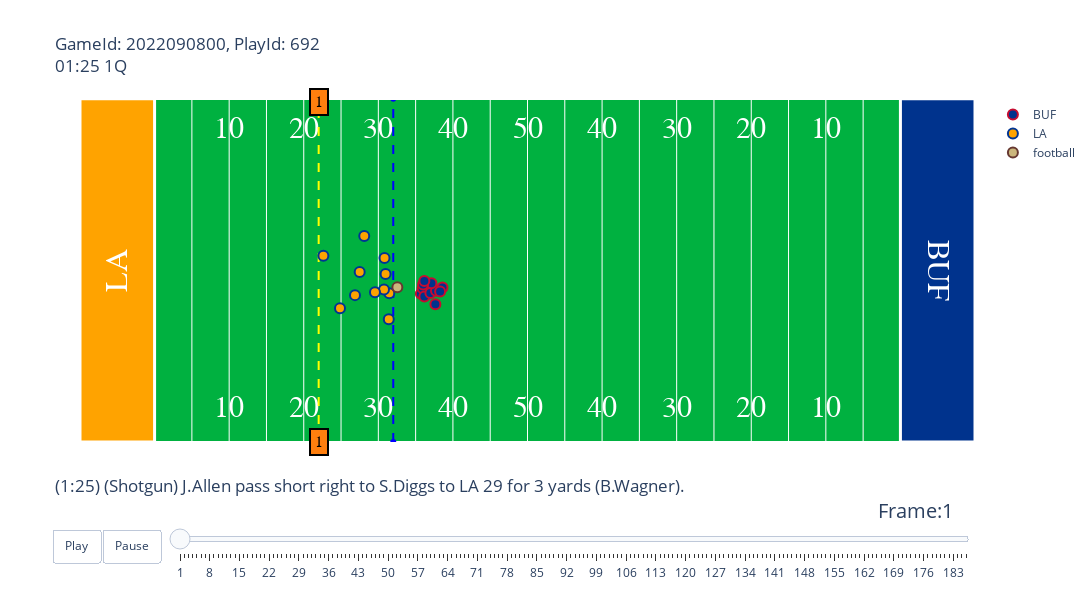

Notebook cell for this chart:
### Markdown cell above
Testing animation

### Code cell
gid = 2022090800
pid = 692

animate.animate_play(games=games, tracking_df=tracking_df, play_df=plays, players=players, gameId=gid, playId=pid)

### Figure 1 — Plotly figure (JSON) as saved in the notebook; plotly's stock layout.template omitted (floating-point values rounded to 4 significant figures)
{"data": [{"hoverinfo": "none", "mode": "text", "showlegend": false, "text": ["10", "20", "30", "40", "50", "40", "30", "20", "10"], "textfont": {"color": "#ffffff", "family": "Courier New, monospace", "size": 30}, "type": "scatter", "x": [20, 30, 40, 50, 60, 70, 80, 90, 100], "y": [5, 5, 5, 5, 5, 5, 5, 5, 5]}, {"hoverinfo": "none", "mode": "text", "showlegend": false, "text": ["10", "20", "30", "40", "50", "40", "30", "20", "10"], "textfont": {"color": "#ffffff", "family": "Courier New, monospace", "size": 30}, "type": "scatter", "x": [20, 30, 40, 50, 60, 70, 80, 90, 100], "y": [48.5, 48.5, 48.5, 48.5, 48.5, 48.5, 48.5, 48.5, 48.5]}, {"hoverinfo": "none", "line": {"color": "blue", "dash": "dash"}, "showlegend": false, "type": "scatter", "x": [42, 42], "y": [0, 53.5]}, {"hoverinfo": "none", "line": {"color": "yellow", "dash": "dash"}, "showlegend": false, "type": "scatter", "x": [32, 32], "y": [0, 53.5]}, {"fill": "toself", "fillcolor": "#FFA300", "hoverinfo": "skip", "line": {"color": "white", "width": 3}, "mode": "lines", "opacity": 1, "showlegend": false, "type": "scatter", "x": [0, 0, 10, 10, 0], "y": [0, 53.5, 53.5, 0, 0]}, {"fill": "toself", "fillcolor": "#00338D", "hoverinfo": "skip", "line": {"color": "white", "width": 3}, "mode": "lines", "opacity": 1, "showlegend": false, "type": "scatter", "x": [110, 110, 120, 120, 110], "y": [0, 53.5, 53.5, 0, 0]}, {"hoverinfo": "text", "hovertext": ["nflId:35472<br>displayName:Rodger Saffold<br>Player Speed:0.179 MPH", "nflId:42392<br>displayName:Mitch Morse<br>Player Speed:0.492 MPH", "nflId:42489<br>displayName:Stefon Diggs<br>Player Speed:3.646 MPH", "nflId:44875<br>displayName:Dion Dawkins<br>Player Speed:1.365 MPH", "nflId:46076<br>displayName:Josh Allen<br>Player Speed:0.0 MPH", "nflId:47857<br>displayName:Devin Singletary<br>Player Speed:2.013 MPH", "nflId:48011<br>displayName:Tommy Sweeney<br>Player Speed:0.761 MPH", "nflId:48512<br>displayName:Ryan Bates<br>Player Speed:0.067 MPH", "nflId:52536<br>displayName:Gabe Davis<br>Player Speed:2.125 MPH", "nflId:53079<br>displayName:Reggie Gilliam<br>Player Speed:5.48 MPH", "nflId:53522<br>displayName:Spencer Brown<br>Player Speed:2.349 MPH"], "marker": {"color": "#00338D", "line": {"color": "#C60C30", "width": 2}, "size": 10}, "mode": "markers", "name": "BUF", "type": "scatter", "x": [45.7, 45.94, 47.65, 46.17, 46.98, 47.73, 47.12, 46, 48.6, 48.28, 46.17], "y": [23.11, 23.95, 21.48, 22.67, 23.21, 23.58, 24.75, 24.55, 24.08, 23.47, 25.09]}, {"hoverinfo": "text", "hovertext": ["nflId:38577<br>displayName:Bobby Wagner<br>Player Speed:0.022 MPH", "nflId:43294<br>displayName:Jalen Ramsey<br>Player Speed:7.427 MPH", "nflId:43335<br>displayName:A'Shawn Robinson<br>Player Speed:0.045 MPH", "nflId:47844<br>displayName:Taylor Rapp<br>Player Speed:1.969 MPH", "nflId:47862<br>displayName:David Long<br>Player Speed:0.582 MPH", "nflId:47917<br>displayName:Greg Gaines<br>Player Speed:0.693 MPH", "nflId:47939<br>displayName:Justin Hollins<br>Player Speed:1.655 MPH", "nflId:48026<br>displayName:Nick Scott<br>Player Speed:1.566 MPH", "nflId:48770<br>displayName:Marquise Copeland<br>Player Speed:1.118 MPH", "nflId:52492<br>displayName:Terrell Lewis<br>Player Speed:0.089 MPH", "nflId:53532<br>displayName:Ernest Jones<br>Player Speed:2.863 MPH"], "marker": {"color": "#FFA300", "line": {"color": "#003594", "width": 2}, "size": 10}, "mode": "markers", "name": "LA", "type": "scatter", "x": [37.5, 36.87, 41.47, 34.86, 38.11, 40.76, 41.4, 32.63, 40.97, 40.83, 39.55], "y": [26.48, 22.89, 23.2, 20.86, 32.11, 23.75, 19.14, 29.03, 26.18, 28.67, 23.33]}, {"hoverinfo": "none", "marker": {"color": "#CBB67C", "line": {"color": "#663831", "width": 2}, "size": 10}, "mode": "markers", "name": "football", "type": "scatter", "x": [42.55], "y": [24.13]}], "layout": {"annotations": [{"align": "center", "bgcolor": "#ff7f0e", "bordercolor": "black", "borderpad": 4, "borderwidth": 2, "font": {"color": "black", "family": "Courier New, monospace", "size": 16}, "opacity": 1, "showarrow": false, "text": "1", "x": 32, "y": 0}, {"align": "center", "bgcolor": "#ff7f0e", "bordercolor": "black", "borderpad": 4, "borderwidth": 2, "font": {"color": "black", "family": "Courier New, monospace", "size": 16}, "opacity": 1, "showarrow": false, "text": "1", "x": 32, "y": 53}, {"font": {"color": "White", "family": "Courier New, monospace", "size": 32}, "showarrow": false, "text": "LA", "textangle": -90, "x": 5, "y": 26.75}, {"font": {"color": "White", "family": "Courier New, monospace", "size": 32}, "showarrow": false, "text": "BUF", "textangle": 90, "x": 115, "y": 26.75}], "autosize": false, "height": 600, "plot_bgcolor": "#00B140", "sliders": [{"active": 0, "currentvalue": {"font": {"size": 20}, "prefix": "Frame:", "visible": true, "xanchor": "right"}, "len": 0.9, "pad": {"b": 10, "t": 50}, "steps": [{"args": [[1], {"frame": {"duration": 100, "redraw": false}, "mode": "immediate", "transition": {"duration": 0}}], "label": "1", "method": "animate"}, {"args": [[2], {"frame": {"duration": 100, "redraw": false}, "mode": "immediate", "transition": {"duration": 0}}], "label": "2", "method": "animate"}, {"args": [[3], {"frame": {"duration": 100, "redraw": false}, "mode": "immediate", "transition": {"duration": 0}}], "label": "3", "method": "animate"}, {"args": [[4], {"frame": {"duration": 100, "redraw": false}, "mode": "immediate", "transition": {"duration": 0}}], "label": "4", "method": "animate"}, {"args": [[5], {"frame": {"duration": 100, "redraw": false}, "mode": "immediate", "transition": {"duration": 0}}], "label": "5", "method": "animate"}, {"args": [[6], {"frame": {"duration": 100, "redraw": false}, "mode": "immediate", "transition": {"duration": 0}}], "label": "6", "method": "animate"}, {"args": [[7], {"frame": {"duration": 100, "redraw": false}, "mode": "immediate", "transition": {"duration": 0}}], "label": "7", "method": "animate"}, {"args": [[8], {"frame": {"duration": 100, "redraw": false}, "mode": "immediate", "transition": {"duration": 0}}], "label": "8", "method": "animate"}, {"args": [[9], {"frame": {"duration": 100, "redraw": false}, "mode": "immediate", "transition": {"duration": 0}}], "label": "9", "method": "animate"}, {"args": [[10], {"frame": {"duration": 100, "redraw": false}, "mode": "immediate", "transition": {"duration": 0}}], "label": "10", "method": "animate"}, {"args": [[11], {"frame": {"duration": 100, "redraw": false}, "mode": "immediate", "transition": {"duration": 0}}], "label": "11", "method": "animate"}, {"args": [[12], {"frame": {"duration": 100, "redraw": false}, "mode": "immediate", "transition": {"duration": 0}}], "label": "12", "method": "animate"}, {"args": [[13], {"frame": {"duration": 100, "redraw": false}, "mode": "immediate", "transition": {"duration": 0}}], "label": "13", "method": "animate"}, {"args": [[14], {"frame": {"duration": 100, "redraw": false}, "mode": "immediate", "transition": {"duration": 0}}], "label": "14", "method": "animate"}, {"args": [[15], {"frame": {"duration": 100, "redraw": false}, "mode": "immediate", "transition": {"duration": 0}}], "label": "15", "method": "animate"}, {"args": [[16], {"frame": {"duration": 100, "redraw": false}, "mode": "immediate", "transition": {"duration": 0}}], "label": "16", "method": "animate"}, {"args": [[17], {"frame": {"duration": 100, "redraw": false}, "mode": "immediate", "transition": {"duration": 0}}], "label": "17", "method": "animate"}, {"args": [[18], {"frame": {"duration": 100, "redraw": false}, "mode": "immediate", "transition": {"duration": 0}}], "label": "18", "method": "animate"}, {"args": [[19], {"frame": {"duration": 100, "redraw": false}, "mode": "immediate", "transition": {"duration": 0}}], "label": "19", "method": "animate"}, {"args": [[20], {"frame": {"duration": 100, "redraw": false}, "mode": "immediate", "transition": {"duration": 0}}], "label": "20", "method": "animate"}, {"args": [[21], {"frame": {"duration": 100, "redraw": false}, "mode": "immediate", "transition": {"duration": 0}}], "label": "21", "method": "animate"}, {"args": [[22], {"frame": {"duration": 100, "redraw": false}, "mode": "immediate", "transition": {"duration": 0}}], "label": "22", "method": "animate"}, {"args": [[23], {"frame": {"duration": 100, "redraw": false}, "mode": "immediate", "transition": {"duration": 0}}], "label": "23", "method": "animate"}, {"args": [[24], {"frame": {"duration": 100, "redraw": false}, "mode": "immediate", "transition": {"duration": 0}}], "label": "24", "method": "animate"}, {"args": [[25], {"frame": {"duration": 100, "redraw": false}, "mode": "immediate", "transition": {"duration": 0}}], "label": "25", "method": "animate"}, {"args": [[26], {"frame": {"duration": 100, "redraw": false}, "mode": "immediate", "transition": {"duration": 0}}], "label": "26", "method": "animate"}, {"args": [[27], {"frame": {"duration": 100, "redraw": false}, "mode": "immediate", "transition": {"duration": 0}}], "label": "27", "method": "animate"}, {"args": [[28], {"frame": {"duration": 100, "redraw": false}, "mode": "immediate", "transition": {"duration": 0}}], "label": "28", "method": "animate"}, {"args": [[29], {"frame": {"duration": 100, "redraw": false}, "mode": "immediate", "transition": {"duration": 0}}], "label": "29", "method": "animate"}, {"args": [[30], {"frame": {"duration": 100, "redraw": false}, "mode": "immediate", "transition": {"duration": 0}}], "label": "30", "method": "animate"}, {"args": [[31], {"frame": {"duration": 100, "redraw": false}, "mode": "immediate", "transition": {"duration": 0}}], "label": "31", "method": "animate"}, {"args": [[32], {"frame": {"duration": 100, "redraw": false}, "mode": "immediate", "transition": {"duration": 0}}], "label": "32", "method": "animate"}, {"args": [[33], {"frame": {"duration": 100, "redraw": false}, "mode": "immediate", "transition": {"duration": 0}}], "label": "33", "method": "animate"}, {"args": [[34], {"frame": {"duration": 100, "redraw": false}, "mode": "immediate", "transition": {"duration": 0}}], "label": "34", "method": "animate"}, {"args": [[35], {"frame": {"duration": 100, "redraw": false}, "mode": "immediate", "transition": {"duration": 0}}], "label": "35", "method": "animate"}, {"args": [[36], {"frame": {"duration": 100, "redraw": false}, "mode": "immediate", "transition": {"duration": 0}}], "label": "36", "method": "animate"}, {"args": [[37], {"frame": {"duration": 100, "redraw": false}, "mode": "immediate", "transition": {"duration": 0}}], "label": "37", "method": "animate"}, {"args": [[38], {"frame": {"duration": 100, "redraw": false}, "mode": "immediate", "transition": {"duration": 0}}], "label": "38", "method": "animate"}, {"args": [[39], {"frame": {"duration": 100, "redraw": false}, "mode": "immediate", "transition": {"duration": 0}}], "label": "39", "method": "animate"}, {"args": [[40], {"frame": {"duration": 100, "redraw": false}, "mode": "immediate", "transition": {"duration": 0}}], "label": "40", "method": "animate"}, {"args": [[41], {"frame": {"duration": 100, "redraw": false}, "mode": "immediate", "transition": {"duration": 0}}], "label": "41", "method": "animate"}, {"args": [[42], {"frame": {"duration": 100, "redraw": false}, "mode": "immediate", "transition": {"duration": 0}}], "label": "42", "method": "animate"}, {"args": [[43], {"frame": {"duration": 100, "redraw": false}, "mode": "immediate", "transition": {"duration": 0}}], "label": "43", "method": "animate"}, {"args": [[44], {"frame": {"duration": 100, "redraw": false}, "mode": "immediate", "transition": {"duration": 0}}], "label": "44", "method": "animate"}, {"args": [[45], {"frame": {"duration": 100, "redraw": false}, "mode": "immediate", "transition": {"duration": 0}}], "label": "45", "method": "animate"}, {"args": [[46], {"frame": {"duration": 100, "redraw": false}, "mode": "immediate", "transition": {"duration": 0}}], "label": "46", "method": "animate"}, {"args": [[47], {"frame": {"duration": 100, "redraw": false}, "mode": "immediate", "transition": {"duration": 0}}], "label": "47", "method": "animate"}, {"args": [[48], {"frame": {"duration": 100, "redraw": false}, "mode": "immediate", "transition": {"duration": 0}}], "label": "48", "method": "animate"}, {"args": [[49], {"frame": {"duration": 100, "redraw": false}, "mode": "immediate", "transition": {"duration": 0}}], "label": "49", "method": "animate"}, {"args": [[50], {"frame": {"duration": 100, "redraw": false}, "mode": "immediate", "transition": {"duration": 0}}], "label": "50", "method": "animate"}, {"args": [[51], {"frame": {"duration": 100, "redraw": false}, "mode": "immediate", "transition": {"duration": 0}}], "label": "51", "method": "animate"}, {"args": [[52], {"frame": {"duration": 100, "redraw": false}, "mode": "immediate", "transition": {"duration": 0}}], "label": "52", "method": "animate"}, {"args": [[53], {"frame": {"duration": 100, "redraw": false}, "mode": "immediate", "transition": {"duration": 0}}], "label": "53", "method": "animate"}, {"args": [[54], {"frame": {"duration": 100, "redraw": false}, "mode": "immediate", "transition": {"duration": 0}}], "label": "54", "method": "animate"}, {"args": [[55], {"frame": {"duration": 100, "redraw": false}, "mode": "immediate", "transition": {"duration": 0}}], "label": "55", "method": "animate"}, {"args": [[56], {"frame": {"duration": 100, "redraw": false}, "mode": "immediate", "transition": {"duration": 0}}], "label": "56", "method": "animate"}, {"args": [[57], {"frame": {"duration": 100, "redraw": false}, "mode": "immediate", "transition": {"duration": 0}}], "label": "57", "method": "animate"}, {"args": [[58], {"frame": {"duration": 100, "redraw": false}, "mode": "immediate", "transition": {"duration": 0}}], "label": "58", "method": "animate"}, {"args": [[59], {"frame": {"duration": 100, "redraw": false}, "mode": "immediate", "transition": {"duration": 0}}], "label": "59", "method": "animate"}, {"args": [[60], {"frame": {"duration": 100, "redraw": false}, "mode": "immediate", "transition": {"duration": 0}}], "label": "60", "method": "animate"}, {"args": [[61], {"frame": {"duration": 100, "redraw": false}, "mode": "immediate", "transition": {"duration": 0}}], "label": "61", "method": "animate"}, {"args": [[62], {"frame": {"duration": 100, "redraw": false}, "mode": "immediate", "transition": {"duration": 0}}], "label": "62", "method": "animate"}, {"args": [[63], {"frame": {"duration": 100, "redraw": false}, "mode": "immediate", "transition": {"duration": 0}}], "label": "63", "method": "animate"}, {"args": [[64], {"frame": {"duration": 100, "redraw": false}, "mode": "immediate", "transition": {"duration": 0}}], "label": "64", "method": "animate"}, {"args": [[65], {"frame": {"duration": 100, "redraw": false}, "mode": "immediate", "transition": {"duration": 0}}], "label": "65", "method": "animate"}, {"args": [[66], {"frame": {"duration": 100, "redraw": false}, "mode": "immediate", "transition": {"duration": 0}}], "label": "66", "method": "animate"}, {"args": [[67], {"frame": {"duration": 100, "redraw": false}, "mode": "immediate", "transition": {"duration": 0}}], "label": "67", "method": "animate"}, {"args": [[68], {"frame": {"duration": 100, "redraw": false}, "mode": "immediate", "transition": {"duration": 0}}], "label": "68", "method": "animate"}, {"args": [[69], {"frame": {"duration": 100, "redraw": false}, "mode": "immediate", "transition": {"duration": 0}}], "label": "69", "method": "animate"}, {"args": [[70], {"frame": {"duration": 100, "redraw": false}, "mode": "immediate", "transition": {"duration": 0}}], "label": "70", "method": "animate"}, {"args": [[71], {"frame": {"duration": 100, "redraw": false}, "mode": "immediate", "transition": {"duration": 0}}], "label": "71", "method": "animate"}, {"args": [[72], {"frame": {"duration": 100, "redraw": false}, "mode": "immediate", "transition": {"duration": 0}}], "label": "72", "method": "animate"}, {"args": [[73], {"frame": {"duration": 100, "redraw": false}, "mode": "immediate", "transition": {"duration": 0}}], "label": "73", "method": "animate"}, {"args": [[74], {"frame": {"duration": 100, "redraw": false}, "mode": "immediate", "transition": {"duration": 0}}], "label": "74", "method": "animate"}, {"args": [[75], {"frame": {"duration": 100, "redraw": false}, "mode": "immediate", "transition": {"duration": 0}}], "label": "75", "method": "animate"}, {"args": [[76], {"frame": {"duration": 100, "redraw": false}, "mode": "immediate", "transition": {"duration": 0}}], "label": "76", "method": "animate"}, {"args": [[77], {"frame": {"duration": 100, "redraw": false}, "mode": "immediate", "transition": {"duration": 0}}], "label": "77", "method": "animate"}, {"args": [[78], {"frame": {"duration": 100, "redraw": false}, "mode": "immediate", "transition": {"duration": 0}}], "label": "78", "method": "animate"}, {"args": [[79], {"frame": {"duration": 100, "redraw": false}, "mode": "immediate", "transition": {"duration": 0}}], "label": "79", "method": "animate"}, {"args": [[80], {"frame": {"duration": 100, "redraw": false}, "mode": "immediate", "transition": {"duration": 0}}], "label": "80", "method": "animate"}, {"args": [[81], {"frame": {"duration": 100, "redraw": false}, "mode": "immediate", "transition": {"duration": 0}}], "label": "81", "method": "animate"}, {"args": [[82], {"frame": {"duration": 100, "redraw": false}, "mode": "immediate", "transition": {"duration": 0}}], "label": "82", "method": "animate"}, {"args": [[83], {"frame": {"duration": 100, "redraw": false}, "mode": "immediate", "transition": {"duration": 0}}], "label": "83", "method": "animate"}, {"args": [[84], {"frame": {"duration": 100, "redraw": false}, "mode": "immediate", "transition": {"duration": 0}}], "label": "84", "method": "animate"}, {"args": [[85], {"frame": {"duration": 100, "redraw": false}, "mode": "immediate", "transition": {"duration": 0}}], "label": "85", "method": "animate"}, {"args": [[86], {"frame": {"duration": 100, "redraw": false}, "mode": "immediate", "transition": {"duration": 0}}], "label": "86", "method": "animate"}, {"args": [[87], {"frame": {"duration": 100, "redraw": false}, "mode": "immediate", "transition": {"duration": 0}}], "label": "87", "method": "animate"}, {"args": [[88], {"frame": {"duration": 100, "redraw": false}, "mode": "immediate", "transition": {"duration": 0}}], "label": "88", "method": "animate"}, {"args": [[89], {"frame": {"duration": 100, "redraw": false}, "mode": "immediate", "transition": {"duration": 0}}], "label": "89", "method": "animate"}, {"args": [[90], {"frame": {"duration": 100, "redraw": false}, "mode": "immediate", "transition": {"duration": 0}}], "label": "90", "method": "animate"}, {"args": [[91], {"frame": {"duration": 100, "redraw": false}, "mode": "immediate", "transition": {"duration": 0}}], "label": "91", "method": "animate"}, {"args": [[92], {"frame": {"duration": 100, "redraw": false}, "mode": "immediate", "transition": {"duration": 0}}], "label": "92", "method": "animate"}, {"args": [[93], {"frame": {"duration": 100, "redraw": false}, "mode": "immediate", "transition": {"duration": 0}}], "label": "93", "method": "animate"}, {"args": [[94], {"frame": {"duration": 100, "redraw": false}, "mode": "immediate", "transition": {"duration": 0}}], "label": "94", "method": "animate"}, {"args": [[95], {"frame": {"duration": 100, "redraw": false}, "mode": "immediate", "transition": {"duration": 0}}], "label": "95", "method": "animate"}, {"args": [[96], {"frame": {"duration": 100, "redraw": false}, "mode": "immediate", "transition": {"duration": 0}}], "label": "96", "method": "animate"}, {"args": [[97], {"frame": {"duration": 100, "redraw": false}, "mode": "immediate", "transition": {"duration": 0}}], "label": "97", "method": "animate"}, {"args": [[98], {"frame": {"duration": 100, "redraw": false}, "mode": "immediate", "transition": {"duration": 0}}], "label": "98", "method": "animate"}, {"args": [[99], {"frame": {"duration": 100, "redraw": false}, "mode": "immediate", "transition": {"duration": 0}}], "label": "99", "method": "animate"}, {"args": [[100], {"frame": {"duration": 100, "redraw": false}, "mode": "immediate", "transition": {"duration": 0}}], "label": "100", "method": "animate"}, {"args": [[101], {"frame": {"duration": 100, "redraw": false}, "mode": "immediate", "transition": {"duration": 0}}], "label": "101", "method": "animate"}, {"args": [[102], {"frame": {"duration": 100, "redraw": false}, "mode": "immediate", "transition": {"duration": 0}}], "label": "102", "method": "animate"}, {"args": [[103], {"frame": {"duration": 100, "redraw": false}, "mode": "immediate", "transition": {"duration": 0}}], "label": "103", "method": "animate"}, {"args": [[104], {"frame": {"duration": 100, "redraw": false}, "mode": "immediate", "transition": {"duration": 0}}], "label": "104", "method": "animate"}, {"args": [[105], {"frame": {"duration": 100, "redraw": false}, "mode": "immediate", "transition": {"duration": 0}}], "label": "105", "method": "animate"}, {"args": [[106], {"frame": {"duration": 100, "redraw": false}, "mode": "immediate", "transition": {"duration": 0}}], "label": "106", "method": "animate"}, {"args": [[107], {"frame": {"duration": 100, "redraw": false}, "mode": "immediate", "transition": {"duration": 0}}], "label": "107", "method": "animate"}, {"args": [[108], {"frame": {"duration": 100, "redraw": false}, "mode": "immediate", "transition": {"duration": 0}}], "label": "108", "method": "animate"}, {"args": [[109], {"frame": {"duration": 100, "redraw": false}, "mode": "immediate", "transition": {"duration": 0}}], "label": "109", "method": "animate"}, {"args": [[110], {"frame": {"duration": 100, "redraw": false}, "mode": "immediate", "transition": {"duration": 0}}], "label": "110", "method": "animate"}, {"args": [[111], {"frame": {"duration": 100, "redraw": false}, "mode": "immediate", "transition": {"duration": 0}}], "label": "111", "method": "animate"}, {"args": [[112], {"frame": {"duration": 100, "redraw": false}, "mode": "immediate", "transition": {"duration": 0}}], "label": "112", "method": "animate"}, {"args": [[113], {"frame": {"duration": 100, "redraw": false}, "mode": "immediate", "transition": {"duration": 0}}], "label": "113", "method": "animate"}, {"args": [[114], {"frame": {"duration": 100, "redraw": false}, "mode": "immediate", "transition": {"duration": 0}}], "label": "114", "method": "animate"}, {"args": [[115], {"frame": {"duration": 100, "redraw": false}, "mode": "immediate", "transition": {"duration": 0}}], "label": "115", "method": "animate"}, {"args": [[116], {"frame": {"duration": 100, "redraw": false}, "mode": "immediate", "transition": {"duration": 0}}], "label": "116", "method": "animate"}, {"args": [[117], {"frame": {"duration": 100, "redraw": false}, "mode": "immediate", "transition": {"duration": 0}}], "label": "117", "method": "animate"}, {"args": [[118], {"frame": {"duration": 100, "redraw": false}, "mode": "immediate", "transition": {"duration": 0}}], "label": "118", "method": "animate"}, {"args": [[119], {"frame": {"duration": 100, "redraw": false}, "mode": "immediate", "transition": {"duration": 0}}], "label": "119", "method": "animate"}, {"args": [[120], {"frame": {"duration": 100, "redraw": false}, "mode": "immediate", "transition": {"duration": 0}}], "label": "120", "method": "animate"}, {"args": [[121], {"frame": {"duration": 100, "redraw": false}, "mode": "immediate", "transition": {"duration": 0}}], "label": "121", "method": "animate"}, {"args": [[122], {"frame": {"duration": 100, "redraw": false}, "mode": "immediate", "transition": {"duration": 0}}], "label": "122", "method": "animate"}, {"args": [[123], {"frame": {"duration": 100, "redraw": false}, "mode": "immediate", "transition": {"duration": 0}}], "label": "123", "method": "animate"}, {"args": [[124], {"frame": {"duration": 100, "redraw": false}, "mode": "immediate", "transition": {"duration": 0}}], "label": "124", "method": "animate"}, {"args": [[125], {"frame": {"duration": 100, "redraw": false}, "mode": "immediate", "transition": {"duration": 0}}], "label": "125", "method": "animate"}, {"args": [[126], {"frame": {"duration": 100, "redraw": false}, "mode": "immediate", "transition": {"duration": 0}}], "label": "126", "method": "animate"}, {"args": [[127], {"frame": {"duration": 100, "redraw": false}, "mode": "immediate", "transition": {"duration": 0}}], "label": "127", "method": "animate"}, {"args": [[128], {"frame": {"duration": 100, "redraw": false}, "mode": "immediate", "transition": {"duration": 0}}], "label": "128", "method": "animate"}, {"args": [[129], {"frame": {"duration": 100, "redraw": false}, "mode": "immediate", "transition": {"duration": 0}}], "label": "129", "method": "animate"}, {"args": [[130], {"frame": {"duration": 100, "redraw": false}, "mode": "immediate", "transition": {"duration": 0}}], "label": "130", "method": "animate"}, {"args": [[131], {"frame": {"duration": 100, "redraw": false}, "mode": "immediate", "transition": {"duration": 0}}], "label": "131", "method": "animate"}, {"args": [[132], {"frame": {"duration": 100, "redraw": false}, "mode": "immediate", "transition": {"duration": 0}}], "label": "132", "method": "animate"}, {"args": [[133], {"frame": {"duration": 100, "redraw": false}, "mode": "immediate", "transition": {"duration": 0}}], "label": "133", "method": "animate"}, {"args": [[134], {"frame": {"duration": 100, "redraw": false}, "mode": "immediate", "transition": {"duration": 0}}], "label": "134", "method": "animate"}, {"args": [[135], {"frame": {"duration": 100, "redraw": false}, "mode": "immediate", "transition": {"duration": 0}}], "label": "135", "method": "animate"}, {"args": [[136], {"frame": {"duration": 100, "redraw": false}, "mode": "immediate", "transition": {"duration": 0}}], "label": "136", "method": "animate"}, {"args": [[137], {"frame": {"duration": 100, "redraw": false}, "mode": "immediate", "transition": {"duration": 0}}], "label": "137", "method": "animate"}, {"args": [[138], {"frame": {"duration": 100, "redraw": false}, "mode": "immediate", "transition": {"duration": 0}}], "label": "138", "method": "animate"}, {"args": [[139], {"frame": {"duration": 100, "redraw": false}, "mode": "immediate", "transition": {"duration": 0}}], "label": "139", "method": "animate"}, {"args": [[140], {"frame": {"duration": 100, "redraw": false}, "mode": "immediate", "transition": {"duration": 0}}], "label": "140", "method": "animate"}, {"args": [[141], {"frame": {"duration": 100, "redraw": false}, "mode": "immediate", "transition": {"duration": 0}}], "label": "141", "method": "animate"}, {"args": [[142], {"frame": {"duration": 100, "redraw": false}, "mode": "immediate", "transition": {"duration": 0}}], "label": "142", "method": "animate"}, {"args": [[143], {"frame": {"duration": 100, "redraw": false}, "mode": "immediate", "transition": {"duration": 0}}], "label": "143", "method": "animate"}, {"args": [[144], {"frame": {"duration": 100, "redraw": false}, "mode": "immediate", "transition": {"duration": 0}}], "label": "144", "method": "animate"}, {"args": [[145], {"frame": {"duration": 100, "redraw": false}, "mode": "immediate", "transition": {"duration": 0}}], "label": "145", "method": "animate"}, {"args": [[146], {"frame": {"duration": 100, "redraw": false}, "mode": "immediate", "transition": {"duration": 0}}], "label": "146", "method": "animate"}, {"args": [[147], {"frame": {"duration": 100, "redraw": false}, "mode": "immediate", "transition": {"duration": 0}}], "label": "147", "method": "animate"}, {"args": [[148], {"frame": {"duration": 100, "redraw": false}, "mode": "immediate", "transition": {"duration": 0}}], "label": "148", "method": "animate"}, {"args": [[149], {"frame": {"duration": 100, "redraw": false}, "mode": "immediate", "transition": {"duration": 0}}], "label": "149", "method": "animate"}, {"args": [[150], {"frame": {"duration": 100, "redraw": false}, "mode": "immediate", "transition": {"duration": 0}}], "label": "150", "method": "animate"}, {"args": [[151], {"frame": {"duration": 100, "redraw": false}, "mode": "immediate", "transition": {"duration": 0}}], "label": "151", "method": "animate"}, {"args": [[152], {"frame": {"duration": 100, "redraw": false}, "mode": "immediate", "transition": {"duration": 0}}], "label": "152", "method": "animate"}, {"args": [[153], {"frame": {"duration": 100, "redraw": false}, "mode": "immediate", "transition": {"duration": 0}}], "label": "153", "method": "animate"}, {"args": [[154], {"frame": {"duration": 100, "redraw": false}, "mode": "immediate", "transition": {"duration": 0}}], "label": "154", "method": "animate"}, {"args": [[155], {"frame": {"duration": 100, "redraw": false}, "mode": "immediate", "transition": {"duration": 0}}], "label": "155", "method": "animate"}, {"args": [[156], {"frame": {"duration": 100, "redraw": false}, "mode": "immediate", "transition": {"duration": 0}}], "label": "156", "method": "animate"}, {"args": [[157], {"frame": {"duration": 100, "redraw": false}, "mode": "immediate", "transition": {"duration": 0}}], "label": "157", "method": "animate"}, {"args": [[158], {"frame": {"duration": 100, "redraw": false}, "mode": "immediate", "transition": {"duration": 0}}], "label": "158", "method": "animate"}, {"args": [[159], {"frame": {"duration": 100, "redraw": false}, "mode": "immediate", "transition": {"duration": 0}}], "label": "159", "method": "animate"}, {"args": [[160], {"frame": {"duration": 100, "redraw": false}, "mode": "immediate", "transition": {"duration": 0}}], "label": "160", "method": "animate"}, {"args": [[161], {"frame": {"duration": 100, "redraw": false}, "mode": "immediate", "transition": {"duration": 0}}], "label": "161", "method": "animate"}, {"args": [[162], {"frame": {"duration": 100, "redraw": false}, "mode": "immediate", "transition": {"duration": 0}}], "label": "162", "method": "animate"}, {"args": [[163], {"frame": {"duration": 100, "redraw": false}, "mode": "immediate", "transition": {"duration": 0}}], "label": "163", "method": "animate"}, {"args": [[164], {"frame": {"duration": 100, "redraw": false}, "mode": "immediate", "transition": {"duration": 0}}], "label": "164", "method": "animate"}, {"args": [[165], {"frame": {"duration": 100, "redraw": false}, "mode": "immediate", "transition": {"duration": 0}}], "label": "165", "method": "animate"}, {"args": [[166], {"frame": {"duration": 100, "redraw": false}, "mode": "immediate", "transition": {"duration": 0}}], "label": "166", "method": "animate"}, {"args": [[167], {"frame": {"duration": 100, "redraw": false}, "mode": "immediate", "transition": {"duration": 0}}], "label": "167", "method": "animate"}, {"args": [[168], {"frame": {"duration": 100, "redraw": false}, "mode": "immediate", "transition": {"duration": 0}}], "label": "168", "method": "animate"}, {"args": [[169], {"frame": {"duration": 100, "redraw": false}, "mode": "immediate", "transition": {"duration": 0}}], "label": "169", "method": "animate"}, {"args": [[170], {"frame": {"duration": 100, "redraw": false}, "mode": "immediate", "transition": {"duration": 0}}], "label": "170", "method": "animate"}, {"args": [[171], {"frame": {"duration": 100, "redraw": false}, "mode": "immediate", "transition": {"duration": 0}}], "label": "171", "method": "animate"}, {"args": [[172], {"frame": {"duration": 100, "redraw": false}, "mode": "immediate", "transition": {"duration": 0}}], "label": "172", "method": "animate"}, {"args": [[173], {"frame": {"duration": 100, "redraw": false}, "mode": "immediate", "transition": {"duration": 0}}], "label": "173", "method": "animate"}, {"args": [[174], {"frame": {"duration": 100, "redraw": false}, "mode": "immediate", "transition": {"duration": 0}}], "label": "174", "method": "animate"}, {"args": [[175], {"frame": {"duration": 100, "redraw": false}, "mode": "immediate", "transition": {"duration": 0}}], "label": "175", "method": "animate"}, {"args": [[176], {"frame": {"duration": 100, "redraw": false}, "mode": "immediate", "transition": {"duration": 0}}], "label": "176", "method": "animate"}, {"args": [[177], {"frame": {"duration": 100, "redraw": false}, "mode": "immediate", "transition": {"duration": 0}}], "label": "177", "method": "animate"}, {"args": [[178], {"frame": {"duration": 100, "redraw": false}, "mode": "immediate", "transition": {"duration": 0}}], "label": "178", "method": "animate"}, {"args": [[179], {"frame": {"duration": 100, "redraw": false}, "mode": "immediate", "transition": {"duration": 0}}], "label": "179", "method": "animate"}, {"args": [[180], {"frame": {"duration": 100, "redraw": false}, "mode": "immediate", "transition": {"duration": 0}}], "label": "180", "method": "animate"}, {"args": [[181], {"frame": {"duration": 100, "redraw": false}, "mode": "immediate", "transition": {"duration": 0}}], "label": "181", "method": "animate"}, {"args": [[182], {"frame": {"duration": 100, "redraw": false}, "mode": "immediate", "transition": {"duration": 0}}], "label": "182", "method": "animate"}, {"args": [[183], {"frame": {"duration": 100, "redraw": false}, "mode": "immediate", "transition": {"duration": 0}}], "label": "183", "method": "animate"}, {"args": [[184], {"frame": {"duration": 100, "redraw": false}, "mode": "immediate", "transition": {"duration": 0}}], "label": "184", "method": "animate"}, {"args": [[185], {"frame": {"duration": 100, "redraw": false}, "mode": "immediate", "transition": {"duration": 0}}], "label": "185", "method": "animate"}, {"args": [[186], {"frame": {"duration": 100, "redraw": false}, "mode": "immediate", "transition": {"duration": 0}}], "label": "186", "method": "animate"}], "transition": {"duration": 300, "easing": "cubic-in-out"}, "x": 0.1, "xanchor": "left", "y": 0, "yanchor": "top"}], "title": {"text": "GameId: 2022090800, PlayId: 692<br>01:25 1Q<br><br><br><br><br><br><br><br><br><br><br><br><br><br><br><br><br><br><br>(1:25) (Shotgun) J.Allen pass short right to S.Diggs to LA 29 for 3 yards (B.Wagner)."}, "updatemenus": [{"buttons": [{"args": [null, {"frame": {"duration": 100, "redraw": false}, "fromcurrent": true, "transition": {"duration": 0}}], "label": "Play", "method": "animate"}, {"args": [[null], {"frame": {"duration": 0, "redraw": false}, "mode": "immediate", "transition": {"duration": 0}}], "label": "Pause", "method": "animate"}], "direction": "left", "pad": {"r": 10, "t": 87}, "showactive": false, "type": "buttons", "x": 0.1, "xanchor": "right", "y": 0, "yanchor": "top"}], "width": 1200, "xaxis": {"autorange": false, "range": [0, 120], "showticklabels": false, "tickmode": "array", "tickvals": [10, 15, 20, 25, 30, 35, 40, 45, 50, 55, 60, 65, 70, 75, 80, 85, 90, 95, 100, 105, 110]}, "yaxis": {"autorange": false, "range": [0, 53.3], "showgrid": false, "showticklabels": false}}}
